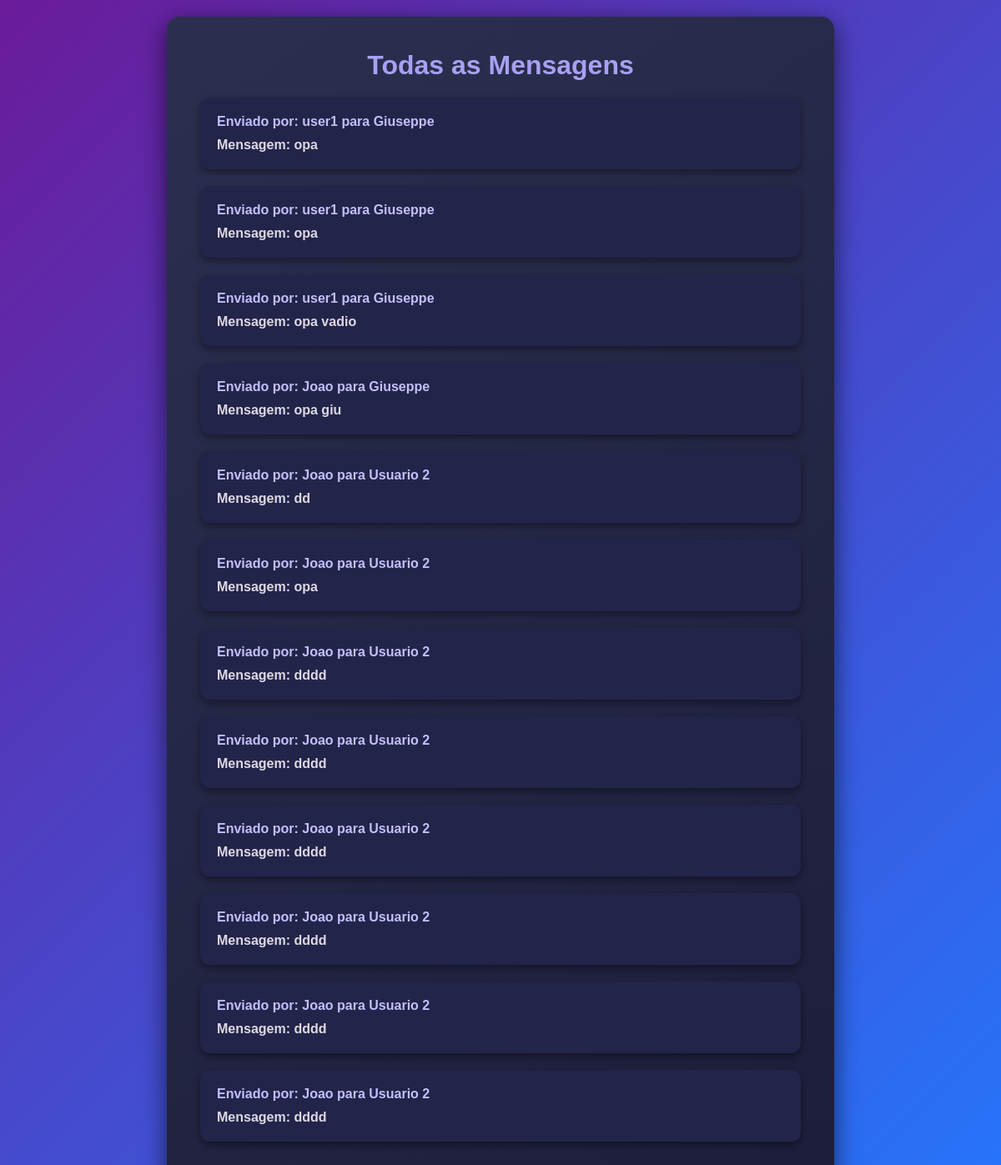
The page /oldMessages on the database its author committed.
### tables this page shows
CREATE TABLE messages (
                id INTEGER PRIMARY KEY AUTOINCREMENT,
                sender TEXT NOT NULL,
                receiver TEXT NOT NULL,
                content TEXT NOT NULL
            );

### app.py (the view)
@app.route("/oldMessages", methods=["GET", "POST"])
def oldMessages():
    return render_template("oldMessages.html")

### app.py (called while the page is built)
def get_all_messages():
    conn = sqlite3.connect(DATABASE)
    cursor = conn.cursor()
    cursor.execute('''
        SELECT * FROM messages
        ORDER BY id DESC
    ''')
    messages = cursor.fetchall()
    conn.close()
    return messages

@app.context_processor
def inject_messages():
    return dict(all_messages=get_all_messages())

### templates/oldMessages.html (shortened to what this page needs)
<!DOCTYPE html>
<html lang="pt-br">
<head>
</head>
<body>
    <div class="container">
        <h1>Todas as Mensagens</h1>
        <ul>
            {% for message in all_messages %}
                <li>
                    <strong>Enviado por: {{ message[1] }} para {{ message[2] }}</strong>
                    Mensagem: {{ message[3] }}
                </li>
            {% else %}
                <p class="no-messages">Nenhuma mensagem encontrada.</p>
            {% endfor %}
        </ul>
    </div>
</body>
</html>

### templates/oldMessages.html (style rules this page uses)
* { margin: 0; padding: 0; box-sizing: border-box; font-family: 'Arial', sans-serif; }
body { background: linear-gradient(135deg, #6a1b9a, #2575fc); color: #dcd8e4; font-weight: bold; min-height: 100vh; display: flex; justify-content: center; align-items: center; padding: 20px; }
.container { background: linear-gradient(145deg, #2d2f50, #1c1e3b); padding: 40px; border-radius: 15px; width: 100%; max-width: 800px; box-shadow: 0 8px 30px rgba(0, 0, 0, 0.6); }
h1 { text-align: center; color: #a8a0f2; font-size: 32px; font-weight: 700; margin-bottom: 20px; }
ul { list-style: none; padding: 0; margin: 0; }
ul li { margin-bottom: 20px; padding: 20px; background-color: #23244a; border-radius: 12px; box-shadow: 0 4px 10px rgba(0, 0, 0, 0.4); }
ul li strong { display: block; margin-bottom: 10px; color: #c3bffa; font-size: 16px; }

### rows shown on the page
messages: sender "user1", receiver "Giuseppe", content "opa"
messages: sender "user1", receiver "Giuseppe", content "opa"
messages: sender "user1", receiver "Giuseppe", content "opa vadio"
messages: sender "Joao", receiver "Giuseppe", content "opa giu"
messages: sender "Joao", receiver "Usuario 2", content "dd"
messages: sender "Joao", receiver "Usuario 2", content "opa"
messages: sender "Joao", receiver "Usuario 2", content "dddd"
messages: sender "Joao", receiver "Usuario 2", content "dddd"
messages: sender "Joao", receiver "Usuario 2", content "dddd"
messages: sender "Joao", receiver "Usuario 2", content "dddd"
messages: sender "Joao", receiver "Usuario 2", content "dddd"
messages: sender "Joao", receiver "Usuario 2", content "dddd"
